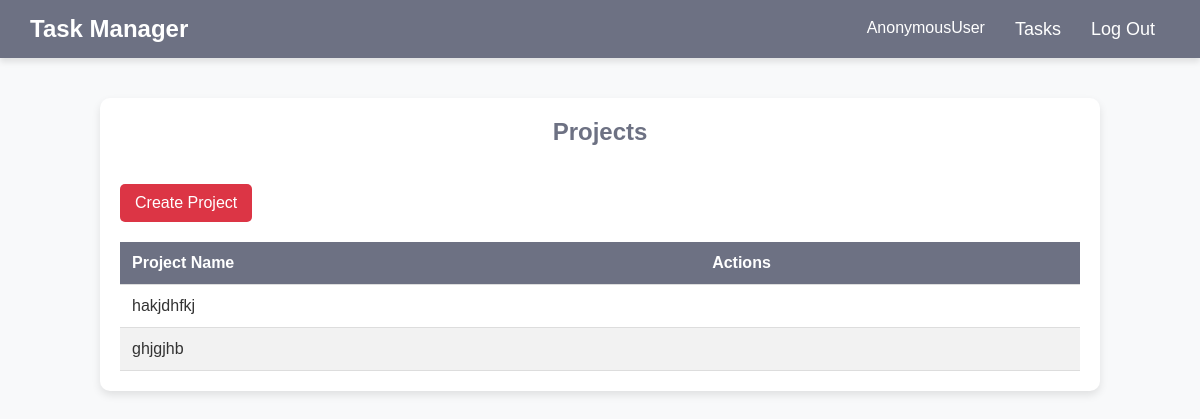
The app's page /projects_list/, older data.
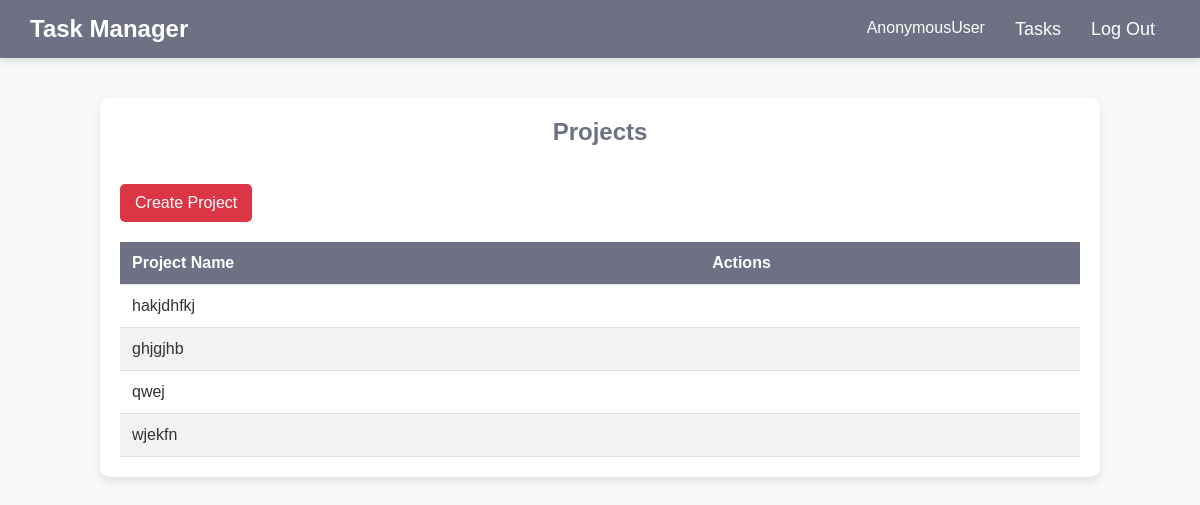
The same page, newer data.
### tasks/models.py (models this page shows, shortened)
class Project(models.Model):
    name = models.CharField(max_length=160, unique=True)

### tasks/views.py (the view)
# urls.py: path('projects_list/', views.projects_list, name='projects_list'),
def projects_list(request):
    projects = Project.objects.all()
    return render(request, 'projects_list.html', {'projects': projects})

### tasks/templates/projects_list.html (shortened to what this page needs)
<!DOCTYPE html>
<html lang="en">
{% load static %}
<head>
</head>
<body>
    {% include 'layout/header.html' with link='/' name='Tasks' %}
    <div class="tasks-list">
        <h2>Projects</h2>
        <br>
        <a href="{% url 'create_project' %}" class="btn btn-delete">Create Project</a>
        <div style="overflow-x: auto;">
        <table class="task-table">
            <thead>
                <tr>
                    <th>Project Name</th>
                    <th>Actions</th>
                </tr>
            </thead>
            <tbody>
                {% for project in projects %}
                <tr>
                    <td>{{ project.name }}</td>
                    <td>
                    </td>
                </tr>
                {% empty %}
                <tr>
                    <td colspan="2">No Projects Found</td>
                </tr>
                {% endfor %}
            </tbody>
        </table>
        </div>
    </div>
</body>
</html>

Row changes from the older to the newer data that the page shows:
added Project: name "qwej"
added Project: name "wjekfn"
